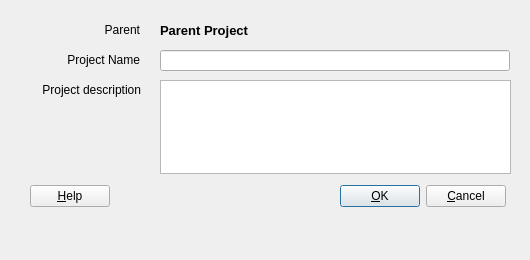
<ui version="4.0" >
 <author>G. Allen Morris III</author>
 <comment>Dialog to add a new project.</comment>
 <class>EditProject</class>
 <widget class="QDialog" name="EditProject" >
  <property name="geometry" >
   <rect>
    <x>0</x>
    <y>0</y>
    <width>530</width>
    <height>260</height>
   </rect>
  </property>
  <property name="windowTitle" >
   <string>EditProject</string>
  </property>
  <property name="whatsThis" >
   <string>What is this.</string>
  </property>
  <property name="sizeGripEnabled" >
   <bool>false</bool>
  </property>
  <widget class="QWidget" name="Layout1" >
   <property name="geometry" >
    <rect>
     <x>30</x>
     <y>180</y>
     <width>476</width>
     <height>33</height>
    </rect>
   </property>
   <layout class="QHBoxLayout" >
    <property name="spacing" >
     <number>6</number>
    </property>
    <property name="margin" >
     <number>0</number>
    </property>
    <item>
     <widget class="QPushButton" name="buttonHelp" >
      <property name="text" >
       <string>&amp;Help</string>
      </property>
      <property name="shortcut" >
       <string>F1</string>
      </property>
      <property name="autoDefault" >
       <bool>true</bool>
      </property>
     </widget>
    </item>
    <item>
     <spacer name="Horizontal Spacing2" >
      <property name="orientation" >
       <enum>Qt::Horizontal</enum>
      </property>
      <property name="sizeType" >
       <enum>QSizePolicy::Expanding</enum>
      </property>
      <property name="sizeHint" stdset="0" >
       <size>
        <width>20</width>
        <height>20</height>
       </size>
      </property>
     </spacer>
    </item>
    <item>
     <widget class="QPushButton" name="buttonOk" >
      <property name="text" >
       <string>&amp;OK</string>
      </property>
      <property name="shortcut" >
       <string/>
      </property>
      <property name="autoDefault" >
       <bool>true</bool>
      </property>
      <property name="default" >
       <bool>true</bool>
      </property>
     </widget>
    </item>
    <item>
     <widget class="QPushButton" name="buttonCancel" >
      <property name="text" >
       <string>&amp;Cancel</string>
      </property>
      <property name="shortcut" >
       <string/>
      </property>
      <property name="autoDefault" >
       <bool>true</bool>
      </property>
     </widget>
    </item>
   </layout>
  </widget>
  <widget class="QLineEdit" name="projectName" >
   <property name="geometry" >
    <rect>
     <x>160</x>
     <y>50</y>
     <width>350</width>
     <height>21</height>
    </rect>
   </property>
  </widget>
  <widget class="QLabel" name="textLabel1" >
   <property name="geometry" >
    <rect>
     <x>40</x>
     <y>50</y>
     <width>100</width>
     <height>20</height>
    </rect>
   </property>
   <property name="text" >
    <string>&lt;p align="right">Project Name&lt;/p></string>
   </property>
   <property name="wordWrap" >
    <bool>false</bool>
   </property>
   <property name="buddy" >
    <cstring>projectName</cstring>
   </property>
  </widget>
  <widget class="QLabel" name="textLabel4" >
   <property name="geometry" >
    <rect>
     <x>70</x>
     <y>20</y>
     <width>70</width>
     <height>20</height>
    </rect>
   </property>
   <property name="text" >
    <string>&lt;p align="right">Parent&lt;/p></string>
   </property>
   <property name="wordWrap" >
    <bool>false</bool>
   </property>
  </widget>
  <widget class="QLabel" name="textLabel2" >
   <property name="geometry" >
    <rect>
     <x>20</x>
     <y>80</y>
     <width>121</width>
     <height>20</height>
    </rect>
   </property>
   <property name="text" >
    <string>&lt;p align="right">Project description&lt;/p></string>
   </property>
   <property name="wordWrap" >
    <bool>false</bool>
   </property>
   <property name="buddy" >
    <cstring>projectDescription</cstring>
   </property>
  </widget>
  <widget class="QLabel" name="Parent_Project" >
   <property name="geometry" >
    <rect>
     <x>160</x>
     <y>20</y>
     <width>300</width>
     <height>20</height>
    </rect>
   </property>
   <property name="font" >
    <font>
     <pointsize>10</pointsize>
     <weight>75</weight>
     <bold>true</bold>
    </font>
   </property>
   <property name="toolTip" >
    <string>The Parent project.</string>
   </property>
   <property name="whatsThis" >
    <string comment="This is replaced with the parent project name." >The parent project</string>
   </property>
   <property name="text" >
    <string>Parent Project</string>
   </property>
   <property name="wordWrap" >
    <bool>false</bool>
   </property>
  </widget>
  <widget class="QPlainTextEdit" name="projectDescription" >
   <property name="geometry" >
    <rect>
     <x>160</x>
     <y>80</y>
     <width>351</width>
     <height>94</height>
    </rect>
   </property>
  </widget>
 </widget>
 <layoutdefault spacing="6" margin="11" />
 <pixmapfunction>qPixmapFromMimeSource</pixmapfunction>
 <tabstops>
  <tabstop>projectName</tabstop>
  <tabstop>projectDescription</tabstop>
  <tabstop>buttonOk</tabstop>
  <tabstop>buttonCancel</tabstop>
  <tabstop>buttonHelp</tabstop>
 </tabstops>
 <resources/>
 <connections>
  <connection>
   <sender>buttonOk</sender>
   <signal>clicked()</signal>
   <receiver>EditProject</receiver>
   <slot>add_project()</slot>
   <hints>
    <hint type="sourcelabel" >
     <x>349</x>
     <y>182</y>
    </hint>
    <hint type="destinationlabel" >
     <x>20</x>
     <y>20</y>
    </hint>
   </hints>
  </connection>
  <connection>
   <sender>buttonCancel</sender>
   <signal>clicked()</signal>
   <receiver>EditProject</receiver>
   <slot>reject()</slot>
   <hints>
    <hint type="sourcelabel" >
     <x>430</x>
     <y>182</y>
    </hint>
    <hint type="destinationlabel" >
     <x>20</x>
     <y>20</y>
    </hint>
   </hints>
  </connection>
  <connection>
   <sender>buttonHelp</sender>
   <signal>clicked()</signal>
   <receiver>EditProject</receiver>
   <slot>show_help()</slot>
   <hints>
    <hint type="sourcelabel" >
     <x>31</x>
     <y>182</y>
    </hint>
    <hint type="destinationlabel" >
     <x>20</x>
     <y>20</y>
    </hint>
   </hints>
  </connection>
 </connections>
</ui>
